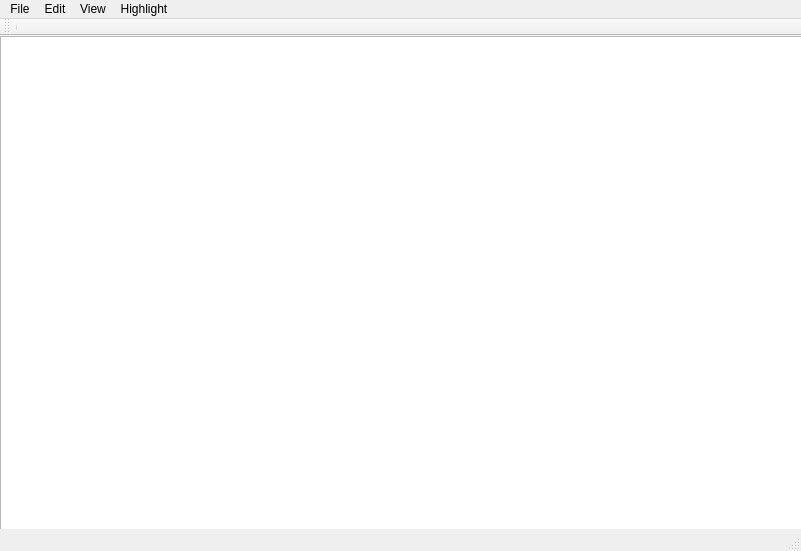
<?xml version="1.0" encoding="UTF-8"?>
<ui version="4.0">
 <class>APProject</class>
 <widget class="QMainWindow" name="APProject">
  <property name="geometry">
   <rect>
    <x>0</x>
    <y>0</y>
    <width>801</width>
    <height>551</height>
   </rect>
  </property>
  <property name="minimumSize">
   <size>
    <width>801</width>
    <height>551</height>
   </size>
  </property>
  <property name="maximumSize">
   <size>
    <width>16777215</width>
    <height>16777215</height>
   </size>
  </property>
  <property name="windowTitle">
   <string>AP Word</string>
  </property>
  <property name="toolButtonStyle">
   <enum>Qt::ToolButtonIconOnly</enum>
  </property>
  <widget class="QWidget" name="centralwidget">
   <widget class="QTextEdit" name="textEdit">
    <property name="geometry">
     <rect>
      <x>0</x>
      <y>0</y>
      <width>16777215</width>
      <height>16777215</height>
     </rect>
    </property>
    <property name="minimumSize">
     <size>
      <width>801</width>
      <height>551</height>
     </size>
    </property>
    <property name="font">
     <font>
      <pointsize>20</pointsize>
      <stylestrategy>PreferDefault</stylestrategy>
      <kerning>true</kerning>
     </font>
    </property>
    <property name="contextMenuPolicy">
     <enum>Qt::CustomContextMenu</enum>
    </property>
    <property name="styleSheet">
     <string notr="true"/>
    </property>
    <property name="verticalScrollBarPolicy">
     <enum>Qt::ScrollBarAlwaysOff</enum>
    </property>
    <property name="horizontalScrollBarPolicy">
     <enum>Qt::ScrollBarAlwaysOff</enum>
    </property>
    <property name="sizeAdjustPolicy">
     <enum>QAbstractScrollArea::AdjustIgnored</enum>
    </property>
    <property name="lineWrapMode">
     <enum>QTextEdit::WidgetWidth</enum>
    </property>
    <property name="lineWrapColumnOrWidth">
     <number>0</number>
    </property>
    <property name="tabStopWidth">
     <number>75</number>
    </property>
   </widget>
  </widget>
  <widget class="QMenuBar" name="menubar">
   <property name="geometry">
    <rect>
     <x>0</x>
     <y>0</y>
     <width>801</width>
     <height>26</height>
    </rect>
   </property>
   <widget class="QMenu" name="menuFile">
    <property name="title">
     <string>File</string>
    </property>
    <addaction name="actionOpen"/>
    <addaction name="actionNew"/>
    <addaction name="actionSave"/>
    <addaction name="actionSave_as"/>
    <addaction name="actionSave_As_PDF"/>
    <addaction name="actionClose_2"/>
   </widget>
   <widget class="QMenu" name="menuEdit">
    <property name="title">
     <string>Edit</string>
    </property>
    <addaction name="actionundo"/>
    <addaction name="actionredo"/>
    <addaction name="actionCopy"/>
    <addaction name="actioncut"/>
    <addaction name="actionPaste"/>
    <addaction name="actionClear"/>
    <addaction name="actioninsert_image"/>
   </widget>
   <widget class="QMenu" name="menuView">
    <property name="title">
     <string>View</string>
    </property>
    <addaction name="actioncolor"/>
    <addaction name="actionfont"/>
    <addaction name="actionMinimize"/>
    <addaction name="actionNormalScreen"/>
    <addaction name="actionFullScreen"/>
   </widget>
   <widget class="QMenu" name="menuhighlight">
    <property name="title">
     <string>Highlight</string>
    </property>
    <addaction name="actionpython"/>
    <addaction name="actionc"/>
    <addaction name="actiondefault"/>
   </widget>
   <addaction name="menuFile"/>
   <addaction name="menuEdit"/>
   <addaction name="menuView"/>
   <addaction name="menuhighlight"/>
  </widget>
  <widget class="QStatusBar" name="statusbar"/>
  <widget class="QToolBar" name="toolBar">
   <property name="windowTitle">
    <string>toolBar</string>
   </property>
   <attribute name="toolBarArea">
    <enum>TopToolBarArea</enum>
   </attribute>
   <attribute name="toolBarBreak">
    <bool>true</bool>
   </attribute>
   <addaction name="separator"/>
  </widget>
  <action name="actionOpen">
   <property name="icon">
    <iconset>
     <normalon>Resources/open.png</normalon>
    </iconset>
   </property>
   <property name="text">
    <string>Open</string>
   </property>
   <property name="shortcut">
    <string>Ctrl+O</string>
   </property>
  </action>
  <action name="actionNew">
   <property name="icon">
    <iconset>
     <normaloff>Resources/icons8-new-folder-48.png</normaloff>Resources/icons8-new-folder-48.png</iconset>
   </property>
   <property name="text">
    <string>New</string>
   </property>
   <property name="shortcut">
    <string>Ctrl+N</string>
   </property>
  </action>
  <action name="actionClose">
   <property name="icon">
    <iconset>
     <normaloff>Resources/icons8-close-48.png</normaloff>Resources/icons8-close-48.png</iconset>
   </property>
   <property name="text">
    <string>Close</string>
   </property>
  </action>
  <action name="actionSave">
   <property name="icon">
    <iconset>
     <normaloff>Resources/icons8-save.gif</normaloff>Resources/icons8-save.gif</iconset>
   </property>
   <property name="text">
    <string>Save</string>
   </property>
   <property name="shortcut">
    <string>Ctrl+S</string>
   </property>
  </action>
  <action name="actionSave_As_PDF">
   <property name="icon">
    <iconset>
     <normaloff>Resources/icons8-pdf-48.png</normaloff>Resources/icons8-pdf-48.png</iconset>
   </property>
   <property name="text">
    <string>Save As PDF</string>
   </property>
   <property name="shortcut">
    <string>Ctrl+P</string>
   </property>
  </action>
  <action name="actionClose_2">
   <property name="icon">
    <iconset>
     <normaloff>Resources/icons8-close-48.png</normaloff>Resources/icons8-close-48.png</iconset>
   </property>
   <property name="text">
    <string>Close</string>
   </property>
   <property name="shortcut">
    <string>Ctrl+W</string>
   </property>
  </action>
  <action name="actionCopy">
   <property name="icon">
    <iconset>
     <normaloff>Resources/icons8-copy-file-48.png</normaloff>Resources/icons8-copy-file-48.png</iconset>
   </property>
   <property name="text">
    <string>Copy</string>
   </property>
   <property name="shortcut">
    <string>Ctrl+C</string>
   </property>
  </action>
  <action name="actionPaste">
   <property name="icon">
    <iconset>
     <normaloff>Resources/icons8-paste-48.png</normaloff>Resources/icons8-paste-48.png</iconset>
   </property>
   <property name="text">
    <string>Paste</string>
   </property>
   <property name="shortcut">
    <string>Ctrl+V</string>
   </property>
  </action>
  <action name="actionClear">
   <property name="icon">
    <iconset>
     <normaloff>Resources/icons8-clear-64.png</normaloff>Resources/icons8-clear-64.png</iconset>
   </property>
   <property name="text">
    <string>Clear</string>
   </property>
  </action>
  <action name="actionSave_as">
   <property name="icon">
    <iconset>
     <normaloff>Resources/icons8-save-as-48.png</normaloff>Resources/icons8-save-as-48.png</iconset>
   </property>
   <property name="text">
    <string>Save as</string>
   </property>
  </action>
  <action name="actioncolor">
   <property name="icon">
    <iconset>
     <normaloff>Resources/icons8-color-48.png</normaloff>Resources/icons8-color-48.png</iconset>
   </property>
   <property name="text">
    <string>Color</string>
   </property>
   <property name="font">
    <font>
     <pointsize>8</pointsize>
    </font>
   </property>
  </action>
  <action name="actionfont">
   <property name="icon">
    <iconset>
     <normaloff>Resources/icons8-font-48.png</normaloff>Resources/icons8-font-48.png</iconset>
   </property>
   <property name="text">
    <string>Font</string>
   </property>
  </action>
  <action name="actionMinimize">
   <property name="icon">
    <iconset>
     <normaloff>Resources/icons8-minimize-64.png</normaloff>Resources/icons8-minimize-64.png</iconset>
   </property>
   <property name="text">
    <string>Minimize</string>
   </property>
  </action>
  <action name="actionNormalScreen">
   <property name="icon">
    <iconset>
     <normaloff>Resources/icons8-normal-screen-64.png</normaloff>Resources/icons8-normal-screen-64.png</iconset>
   </property>
   <property name="text">
    <string>Normal Screen</string>
   </property>
  </action>
  <action name="actionFullScreen">
   <property name="icon">
    <iconset>
     <normaloff>Resources/icons8-full-screen-64.png</normaloff>Resources/icons8-full-screen-64.png</iconset>
   </property>
   <property name="text">
    <string>Full Screen</string>
   </property>
  </action>
  <action name="actionpython">
   <property name="icon">
    <iconset>
     <normaloff>Resources/icons8-python-48.png</normaloff>Resources/icons8-python-48.png</iconset>
   </property>
   <property name="text">
    <string>Python</string>
   </property>
  </action>
  <action name="actionc">
   <property name="icon">
    <iconset>
     <normaloff>Resources/icons8-c-48.png</normaloff>Resources/icons8-c-48.png</iconset>
   </property>
   <property name="text">
    <string>C++</string>
   </property>
  </action>
  <action name="actioncut">
   <property name="icon">
    <iconset>
     <normaloff>Resources/icons8-cut-48.png</normaloff>Resources/icons8-cut-48.png</iconset>
   </property>
   <property name="text">
    <string>Cut</string>
   </property>
   <property name="shortcut">
    <string>Ctrl+X</string>
   </property>
  </action>
  <action name="actionundo">
   <property name="icon">
    <iconset>
     <normaloff>Resources/icons8-undo-48.png</normaloff>Resources/icons8-undo-48.png</iconset>
   </property>
   <property name="text">
    <string>Undo</string>
   </property>
  </action>
  <action name="actionredo">
   <property name="icon">
    <iconset>
     <normaloff>Resources/icons8-redo-48.png</normaloff>Resources/icons8-redo-48.png</iconset>
   </property>
   <property name="text">
    <string>Redo</string>
   </property>
  </action>
  <action name="actioninsert_image">
   <property name="icon">
    <iconset>
     <normaloff>Resources/icons8-insert-raster-image-48.png</normaloff>Resources/icons8-insert-raster-image-48.png</iconset>
   </property>
   <property name="text">
    <string>Insert image</string>
   </property>
  </action>
  <action name="actiondefault">
   <property name="icon">
    <iconset>
     <normaloff>Resources/icons8-default-64.png</normaloff>Resources/icons8-default-64.png</iconset>
   </property>
   <property name="text">
    <string>Default</string>
   </property>
  </action>
 </widget>
 <resources/>
 <connections/>
</ui>
